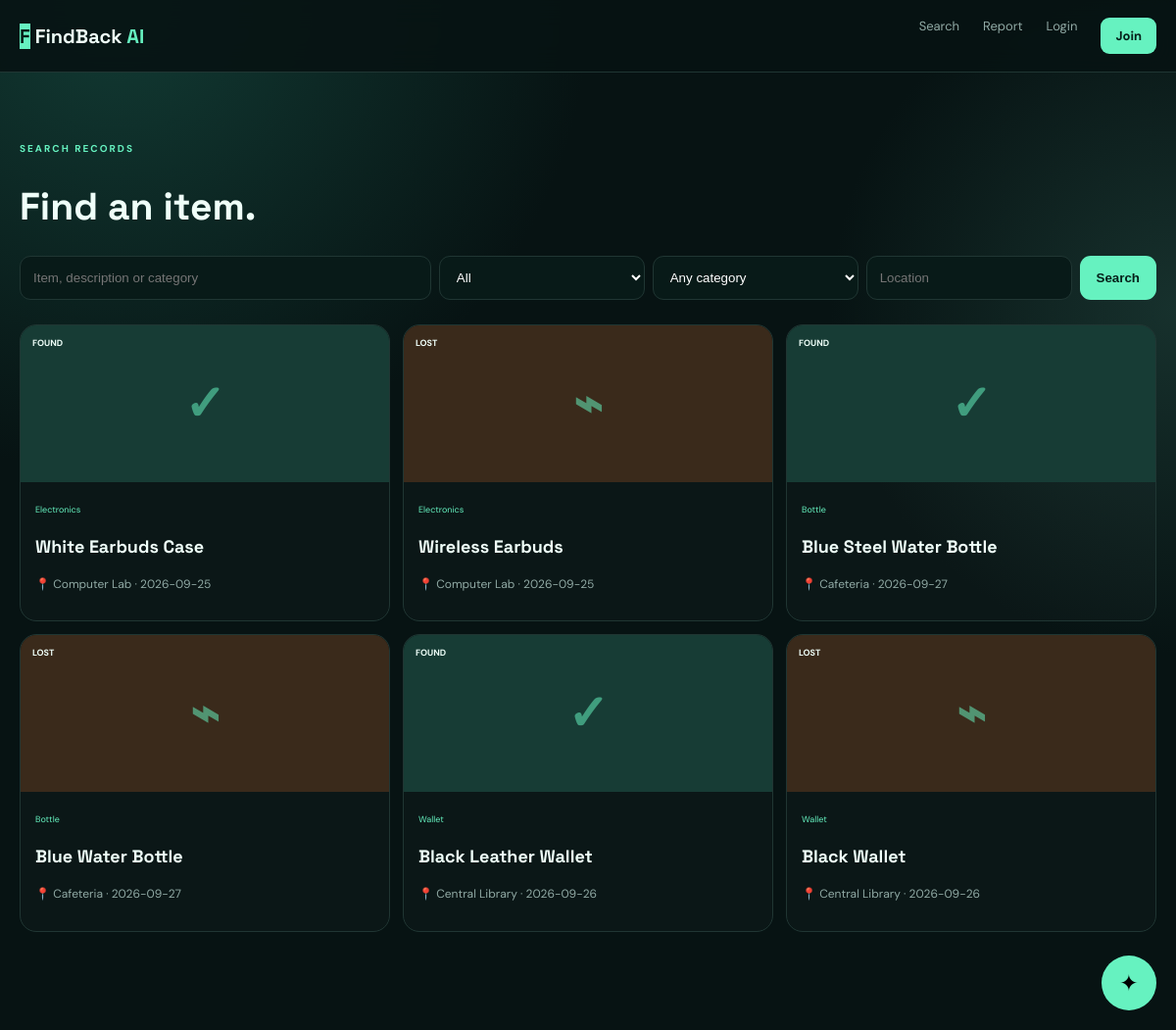
Screenshot of /search with the database file from the repository.
### tables this page shows
CREATE TABLE items(id INTEGER PRIMARY KEY AUTOINCREMENT,user_id INTEGER NOT NULL,item_type TEXT NOT NULL,title TEXT NOT NULL,description TEXT,category TEXT NOT NULL,location TEXT NOT NULL,event_date TEXT NOT NULL,event_time TEXT,image_path TEXT,status TEXT DEFAULT 'open',created_at TEXT DEFAULT CURRENT_TIMESTAMP,FOREIGN KEY(user_id) REFERENCES users(id));

### run.py (the view)
@app.route('/search')
def search():
    q=request.args.get('q','');cat=request.args.get('category','');loc=request.args.get('location','');typ=request.args.get('item_type','');sql='SELECT items.*,users.name reporter FROM items JOIN users ON users.id=items.user_id WHERE 1=1';p=[]
    if q:sql+=' AND (items.title LIKE ? OR items.description LIKE ? OR items.category LIKE ?)';p += [f'%{q}%']*3
    if cat:sql+=' AND items.category=?';p.append(cat)
    if loc:sql+=' AND items.location LIKE ?';p.append(f'%{loc}%')
    if typ:sql+=' AND items.item_type=?';p.append(typ)
    with db() as c:items=c.execute(sql+' ORDER BY items.id DESC',p).fetchall()
    return render_template('search.html',items=items,q=q,category=cat,location=loc,item_type=typ)

### run.py (called while the page is built)
def db():
    c=sqlite3.connect(DB); c.row_factory=sqlite3.Row; c.execute('PRAGMA foreign_keys=ON'); return c

def current():
    if not session.get('uid'): return None
    with db() as c:return c.execute('SELECT id,name,email,role FROM users WHERE id=?',(session['uid'],)).fetchone()

@app.context_processor
def inject():return {'current_user':current()}

### templates/search.html
{% extends 'base.html' %}{% block content %}<main class="wrap page"><small>SEARCH RECORDS</small><h1>Find an item.</h1><form class="search" method="get"><input name="q" value="{{q}}" placeholder="Item, description or category"><select name="item_type"><option value="">All</option><option value="lost">Lost</option><option value="found">Found</option></select><select name="category"><option value="">Any category</option>{% for x in ['Electronics','Wallet','Bag','ID Card','Keys','Bottle','Clothing','Books','Accessories','Other'] %}<option>{{x}}</option>{% endfor %}</select><input name="location" value="{{location}}" placeholder="Location"><button class="btn primary">Search</button></form><div class="cards">{% for i in items %}<a class="card" href="/item/{{i.id}}"><div class="pic {{i.item_type}}"><b>{{i.item_type|upper}}</b><strong>{{'⌁' if i.item_type=='lost' else '✓'}}</strong></div><div><small>{{i.category}}</small><h3>{{i.title}}</h3><p>📍 {{i.location}} · {{i.event_date}}</p></div></a>{% else %}<div class="empty">No matching reports.</div>{% endfor %}</div></main>{% endblock %}

### static/style.css (style rules this page uses)
:root { --bg:#071313;--panel:#0d201e;--line:#203633;--text:#effff9;--muted:#91aaa5;--mint:#66f2c0;--orange:#ffb66b }
* { box-sizing:border-box }
body { margin:0;background:radial-gradient(circle at 10% 0,#123b34,transparent 32%),radial-gradient(circle at 100% 30%,#17312d,transparent 25%),var(--bg);color:var(--text);font-family:'DM Sans',sans-serif }
a { color:inherit;text-decoration:none }
.wrap { width:min(1160px,calc(100% - 32px));margin:auto }
.hero small,.page>small,.section>small,.authbox>small { color:var(--mint);letter-spacing:2px;font-size:10px;font-weight:700 }
.btn { display:inline-flex;align-items:center;justify-content:center;gap:10px;border:0;border-radius:11px;padding:13px 17px;background:#102725;color:#dff4ee;font-weight:700;cursor:pointer }
.primary { background:var(--mint);color:#062019 }
.section h2,.page h1 { font:700 39px 'Space Grotesk' }
.steps,.cards { display:grid;grid-template-columns:repeat(4,1fr);gap:13px }
.steps article,.card,.panel { border:1px solid var(--line);background:#ffffff04;border-radius:17px }
.steps p,.muted,.card p { color:var(--muted);font-size:12px;line-height:1.6 }
.cards { grid-template-columns:repeat(3,1fr) }
.card { overflow:hidden }
.pic { height:160px;background:#173c35;display:grid;place-items:center;position:relative }
.pic.lost { background:#3a2a1b }
.pic b { position:absolute;left:12px;top:12px;font-size:9px }
.pic strong { font-size:50px;color:#66f2c088 }
.card>div:last-child { padding:15px }
.card small { color:var(--mint);font-size:9px }
.card h3 { font:700 18px 'Space Grotesk' }
.page { padding:65px 0 100px }
.form input,.form select,.form textarea,.authbox input,.search input,.search select,.claim textarea,#chat input { width:100%;background:#081a18;color:white;border:1px solid var(--line);border-radius:11px;padding:13px;outline:0 }
.search { display:grid;grid-template-columns:2fr 1fr 1fr 1fr auto;gap:8px;margin:25px 0 }

### rows the page displays
items: item_type "FOUND", item_type "✓", category "Electronics", title "White Earbuds Case", location "Computer Lab", event_date "2026-09-25"
items: item_type "LOST", item_type "⌁", category "Electronics", title "Wireless Earbuds", location "Computer Lab", event_date "2026-09-25"
items: item_type "FOUND", item_type "✓", category "Bottle", title "Blue Steel Water Bottle", location "Cafeteria", event_date "2026-09-27"
items: item_type "LOST", item_type "⌁", category "Bottle", title "Blue Water Bottle", location "Cafeteria", event_date "2026-09-27"
items: item_type "FOUND", item_type "✓", category "Wallet", title "Black Leather Wallet", location "Central Library", event_date "2026-09-26"
items: item_type "LOST", item_type "⌁", category "Wallet", title "Black Wallet", location "Central Library", event_date "2026-09-26"
